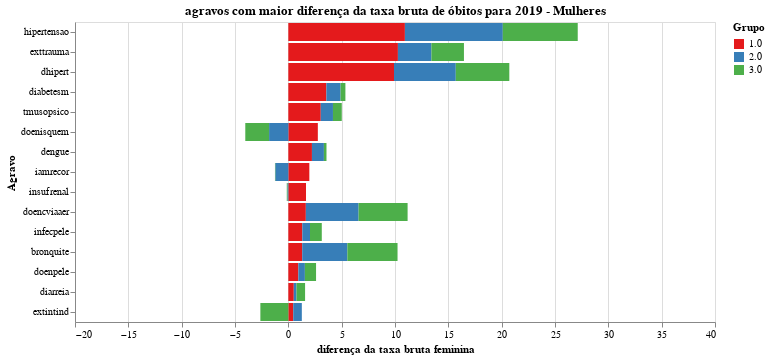

The notebook cell saved with this chart:
### Code cell
chart = plot_grafico_dif1(pop_19, pop_r,
                         'taxa_obitos_mulher', 
                         "agravos com maior diferença da taxa bruta de óbitos para 2019 - Mulheres",
                        "diferença da taxa bruta feminina")


#chart.save('tx_bruta_m.svg')
chart

### Figure 1 — Vega-Lite specification as saved in the notebook (floating-point values rounded to 4 significant figures)
{"config": {"view": {"continuousWidth": 400, "continuousHeight": 300}, "range": {"category": {"scheme": "set1"}}}, "data": {"name": "data-e92e45f74f7ea37a8aea5c1b345c4a85"}, "mark": "bar", "encoding": {"color": {"type": "nominal", "field": "grupo", "title": "Grupo"}, "order": {"type": "nominal", "field": "grupo", "sort": "ascending"}, "tooltip": {"type": "quantitative", "field": "taxa"}, "x": {"type": "quantitative", "field": "taxa", "scale": {"domain": [-20, 40]}, "title": "diferença da taxa bruta feminina"}, "y": {"type": "nominal", "field": "agravo", "sort": null, "title": "Agravo"}}, "title": "agravos com maior diferença da taxa bruta de óbitos para 2019 - Mulheres", "width": 640, "$schema": "https://vega.github.io/schema/vega-lite/v4.8.1.json", "datasets": {"data-e92e45f74f7ea37a8aea5c1b345c4a85": [{"agravo": "hipertensao", "grupo": "1.0", "taxa": 10.93}, {"agravo": "hipertensao", "grupo": "2.0", "taxa": 9.177}, {"agravo": "hipertensao", "grupo": "3.0", "taxa": 7.026}, {"agravo": "exttrauma", "grupo": "1.0", "taxa": 10.27}, {"agravo": "exttrauma", "grupo": "2.0", "taxa": 3.14}, {"agravo": "exttrauma", "grupo": "3.0", "taxa": 3.05}, {"agravo": "dhipert", "grupo": "1.0", "taxa": 9.906}, {"agravo": "dhipert", "grupo": "2.0", "taxa": 5.793}, {"agravo": "dhipert", "grupo": "3.0", "taxa": 5.019}, {"agravo": "diabetesm", "grupo": "1.0", "taxa": 3.566}, {"agravo": "diabetesm", "grupo": "2.0", "taxa": 1.332}, {"agravo": "diabetesm", "grupo": "3.0", "taxa": 0.4525}, {"agravo": "tmusopsico", "grupo": "1.0", "taxa": 3.041}, {"agravo": "tmusopsico", "grupo": "2.0", "taxa": 1.143}, {"agravo": "tmusopsico", "grupo": "3.0", "taxa": 0.8258}, {"agravo": "doenisquem", "grupo": "1.0", "taxa": 2.766}, {"agravo": "doenisquem", "grupo": "2.0", "taxa": -1.804}, {"agravo": "doenisquem", "grupo": "3.0", "taxa": -2.231}, {"agravo": "dengue", "grupo": "1.0", "taxa": 2.213}, {"agravo": "dengue", "grupo": "2.0", "taxa": 1.122}, {"agravo": "dengue", "grupo": "3.0", "taxa": 0.2416}, {"agravo": "iamrecor", "grupo": "1.0", "taxa": 1.969}, {"agravo": "iamrecor", "grupo": "2.0", "taxa": -1.222}, {"agravo": "iamrecor", "grupo": "3.0", "taxa": -0.03083}, {"agravo": "insufrenal", "grupo": "1.0", "taxa": 1.659}, {"agravo": "insufrenal", "grupo": "2.0", "taxa": -0.08762}, {"agravo": "insufrenal", "grupo": "3.0", "taxa": -0.05874}, {"agravo": "doencviaaer", "grupo": "1.0", "taxa": 1.642}, {"agravo": "doencviaaer", "grupo": "2.0", "taxa": 4.946}, {"agravo": "doencviaaer", "grupo": "3.0", "taxa": 4.594}, {"agravo": "infecpele", "grupo": "1.0", "taxa": 1.311}, {"agravo": "infecpele", "grupo": "2.0", "taxa": 0.7182}, {"agravo": "infecpele", "grupo": "3.0", "taxa": 1.107}, {"agravo": "bronquite", "grupo": "1.0", "taxa": 1.302}, {"agravo": "bronquite", "grupo": "2.0", "taxa": 4.232}, {"agravo": "bronquite", "grupo": "3.0", "taxa": 4.703}, {"agravo": "doenpele", "grupo": "1.0", "taxa": 0.9361}, {"agravo": "doenpele", "grupo": "2.0", "taxa": 0.6159}, {"agravo": "doenpele", "grupo": "3.0", "taxa": 1.047}, {"agravo": "diarreia", "grupo": "1.0", "taxa": 0.5109}, {"agravo": "diarreia", "grupo": "2.0", "taxa": 0.2542}, {"agravo": "diarreia", "grupo": "3.0", "taxa": 0.8052}, {"agravo": "extintind", "grupo": "1.0", "taxa": 0.4593}, {"agravo": "extintind", "grupo": "2.0", "taxa": 0.806}, {"agravo": "extintind", "grupo": "3.0", "taxa": -2.622}]}}
